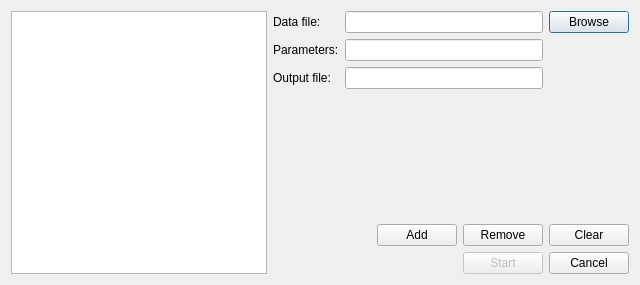
<?xml version="1.0" encoding="UTF-8"?>
<ui version="4.0">
 <class>Dialog</class>
 <widget class="QDialog" name="Dialog">
  <property name="geometry">
   <rect>
    <x>0</x>
    <y>0</y>
    <width>640</width>
    <height>285</height>
   </rect>
  </property>
  <property name="windowTitle">
   <string>Dialog</string>
  </property>
  <layout class="QGridLayout" name="gridLayout">
   <item row="2" column="4">
    <widget class="QLineEdit" name="lineEditOutputFile"/>
   </item>
   <item row="2" column="3">
    <widget class="QLabel" name="labelOutputFile">
     <property name="text">
      <string>Output file:</string>
     </property>
    </widget>
   </item>
   <item row="1" column="3">
    <widget class="QLabel" name="labelParameters">
     <property name="text">
      <string>Parameters:</string>
     </property>
    </widget>
   </item>
   <item row="0" column="4">
    <widget class="QLineEdit" name="lineEditDataFile">
     <property name="readOnly">
      <bool>true</bool>
     </property>
    </widget>
   </item>
   <item row="0" column="3">
    <widget class="QLabel" name="label">
     <property name="text">
      <string>Data file:</string>
     </property>
    </widget>
   </item>
   <item row="1" column="4">
    <widget class="QLineEdit" name="lineEditParameters"/>
   </item>
   <item row="0" column="0" rowspan="9">
    <widget class="QListWidget" name="listWidgetItems"/>
   </item>
   <item row="0" column="5">
    <widget class="QPushButton" name="pushButtonBrowse">
     <property name="text">
      <string>Browse</string>
     </property>
    </widget>
   </item>
   <item row="8" column="3" colspan="3">
    <layout class="QHBoxLayout" name="horizontalLayout_2">
     <item>
      <spacer name="horizontalSpacer">
       <property name="orientation">
        <enum>Qt::Horizontal</enum>
       </property>
       <property name="sizeHint" stdset="0">
        <size>
         <width>40</width>
         <height>20</height>
        </size>
       </property>
      </spacer>
     </item>
     <item>
      <widget class="QPushButton" name="pushButtonStart">
       <property name="enabled">
        <bool>false</bool>
       </property>
       <property name="text">
        <string>Start</string>
       </property>
      </widget>
     </item>
     <item>
      <widget class="QPushButton" name="pushButtonCancel">
       <property name="text">
        <string>Cancel</string>
       </property>
      </widget>
     </item>
    </layout>
   </item>
   <item row="7" column="3" colspan="3">
    <layout class="QHBoxLayout" name="horizontalLayout">
     <item>
      <spacer name="horizontalSpacer_2">
       <property name="orientation">
        <enum>Qt::Horizontal</enum>
       </property>
       <property name="sizeHint" stdset="0">
        <size>
         <width>40</width>
         <height>20</height>
        </size>
       </property>
      </spacer>
     </item>
     <item>
      <widget class="QPushButton" name="pushButtonAdd">
       <property name="text">
        <string>Add</string>
       </property>
      </widget>
     </item>
     <item>
      <widget class="QPushButton" name="pushButtonRemove">
       <property name="text">
        <string>Remove</string>
       </property>
      </widget>
     </item>
     <item>
      <widget class="QPushButton" name="pushButtonClear">
       <property name="text">
        <string>Clear</string>
       </property>
      </widget>
     </item>
    </layout>
   </item>
  </layout>
 </widget>
 <layoutdefault spacing="6" margin="11"/>
 <resources/>
 <connections/>
</ui>
